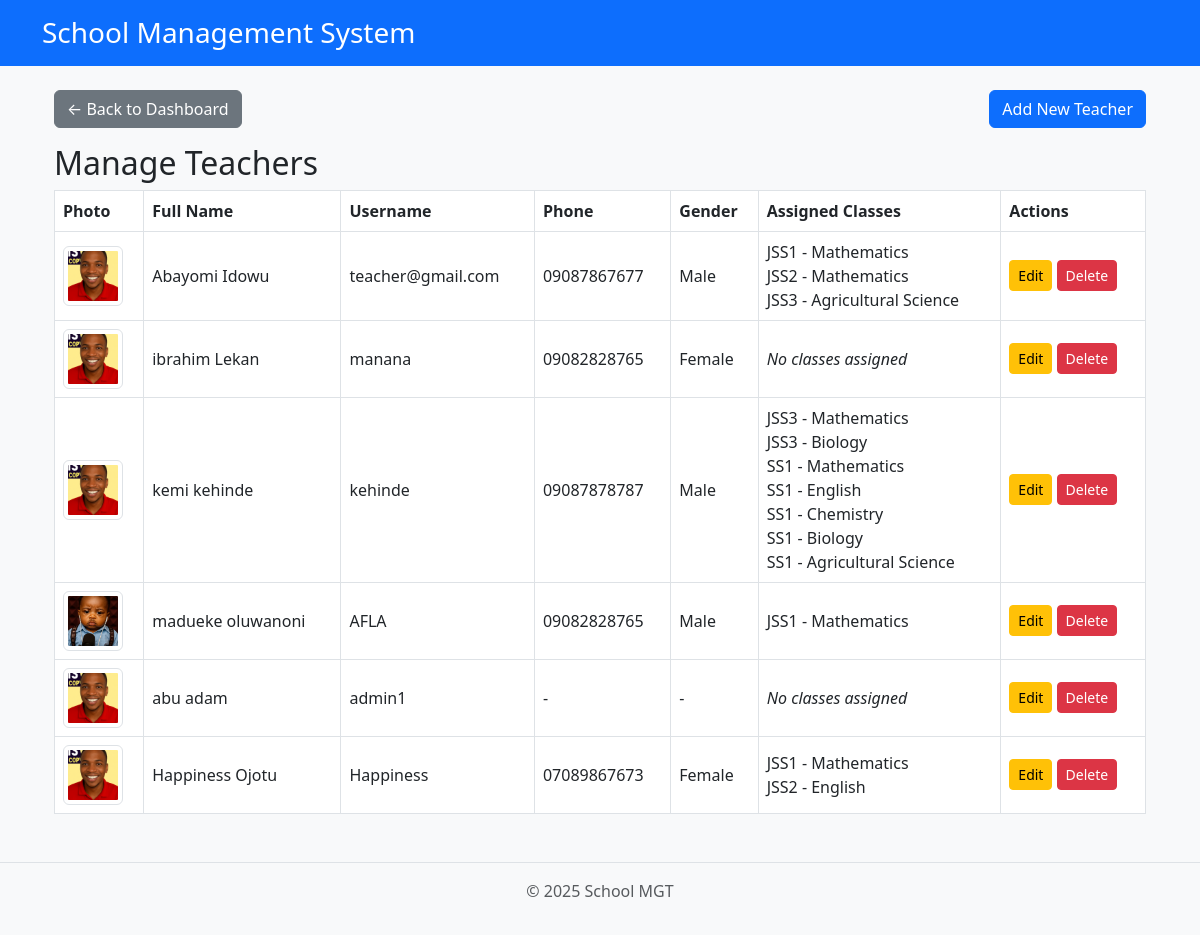
Page /admin-panel/teachers/ (signed in) on the committed database.
### core/models.py (models this page shows, shortened)
class TeacherProfile(models.Model):
    user = models.OneToOneField(User, on_delete=models.CASCADE)
    gender = models.CharField(max_length=10, blank=True, null=True)   # ✅ optional
    phone = models.CharField(max_length=20, blank=True, null=True)    # ✅ optional
    photo = models.ImageField(upload_to='teacher_photos/', blank=True, null=True)
    address = models.TextField(blank=True, null=True)
    department = models.CharField(max_length=100, blank=True, null=True)

class User(AbstractUser):
    USER_TYPE_CHOICES = (
        ('admin', 'Admin'),
        ('teacher', 'Teacher'),
        ('student', 'Student'),
        ('librarian', 'Librarian'),
    )
    user_type = models.CharField(max_length=10, choices=USER_TYPE_CHOICES)

class ClassAssignment(models.Model):
    teacher = models.ForeignKey(TeacherProfile, on_delete=models.CASCADE)
    classroom = models.ForeignKey(ClassRoom, on_delete=models.CASCADE)
    subject = models.ForeignKey(Subject, on_delete=models.CASCADE)

class ClassRoom(models.Model):
    name = models.CharField(max_length=50, unique=True)

class Subject(models.Model):
    name = models.CharField(max_length=100)

### core/views.py (the view)
# urls.py: path('admin-panel/teachers/', views.manage_teachers, name='manage_teachers'),
@login_required
def manage_teachers(request):
    if request.user.user_type != 'admin':
        return HttpResponse("Unauthorized", status=401)
    teachers = (
        TeacherProfile.objects
        .select_related("user")   # preload User
        .prefetch_related(
            Prefetch(
                'classassignment_set',
                queryset=ClassAssignment.objects.select_related('classroom', 'subject'),
                to_attr='class_assignments'
            )
        )
    )
    for teacher in teachers:
        if not hasattr(teacher, "class_assignments"):
            teacher.class_assignments = []
        if not teacher.phone:
            teacher.phone = "-"
        if not teacher.gender:
            teacher.gender = "-"
        if not teacher.user:
            from types import SimpleNamespace
            teacher.user = SimpleNamespace(username="(deleted)", get_full_name=lambda: "(No Name)")
    return render(request, 'admin/manage_teachers.html', {'teachers': teachers})

### core/templates/admin/manage_teachers.html (shortened to what this page needs)
{% extends 'base.html' %}
{% load static %}
{% block content %}
<div class="container">
    <div class="d-flex justify-content-between align-items-center mb-3">
        <a href="{% url 'admin_dashboard' %}" class="btn btn-secondary">← Back to Dashboard</a>
        <a href="{% url 'add_teacher' %}" class="btn btn-primary">Add New Teacher</a>
    </div>
    <h2>Manage Teachers</h2>
    {% if teachers %}
    <table class="table table-bordered align-middle">
        <thead>
            <tr>
                <th>Photo</th>
                <th>Full Name</th>
                <th>Username</th>
                <th>Phone</th>
                <th>Gender</th>
                <th>Assigned Classes</th>
                <th>Actions</th>
            </tr>
        </thead>
        <tbody>
            {% for teacher in teachers %}
            <tr>
                <td>
                    {% if teacher.photo %}
                        <img src="{{ teacher.photo.url }}" alt="Teacher Photo" class="img-thumbnail" style="width: 60px; height: 60px; object-fit: cover;">
                    {% else %}
                        <img src="{% static 'images/default_teacher.png' %}" alt="No Photo" class="img-thumbnail" style="width: 60px; height: 60px; object-fit: cover;">
                    {% endif %}
                </td>
                <td>{{ teacher.user.get_full_name }}</td>
                <td>{{ teacher.user.username }}</td>
                <td>{{ teacher.phone }}</td>
                <td>{{ teacher.gender }}</td>
                <td>
                    {% if teacher.class_assignments %}
                        {% for assignment in teacher.class_assignments %}
                            {{ assignment.classroom.name }} - {{ assignment.subject.name }}
                            {% if not forloop.last %}<br>{% endif %}
                        {% endfor %}
                    {% else %}
                        <em>No classes assigned</em>
                    {% endif %}
                </td>
                <td>
                    <a href="{% url 'edit_teacher' teacher.id %}" class="btn btn-sm btn-warning">Edit</a>
                    <a href="{% url 'delete_teacher' teacher.id %}" class="btn btn-sm btn-danger"
                       onclick="return confirm('Are you sure you want to delete this teacher?')">Delete</a>
                </td>
            </tr>
            {% endfor %}
        </tbody>
    </table>
    {% else %}
    <p>No teachers available.</p>
    {% endif %}
</div>
{% endblock %}

### core/templates/base.html (style rules this page uses)
body { background-color: #f8f9fa; }

### rows in the picture
TeacherProfile: user.get_full_name "Abayomi Idowu", user.username "teacher@gmail.com", phone "09087867677", gender "Male"
ClassAssignment: classroom.name "JSS1", subject.name "Mathematics"
ClassAssignment: classroom.name "JSS2", subject.name "Mathematics"
ClassAssignment: classroom.name "JSS3", subject.name "Agricultural Science"
TeacherProfile: user.get_full_name "ibrahim Lekan", user.username "manana", phone "09082828765", gender "Female", shows "No classes assigned"
TeacherProfile: user.get_full_name "kemi kehinde", user.username "kehinde", phone "09087878787", gender "Male"
ClassAssignment: classroom.name "JSS3", subject.name "Mathematics"
ClassAssignment: classroom.name "JSS3", subject.name "Biology"
ClassAssignment: classroom.name "SS1", subject.name "Mathematics"
ClassAssignment: classroom.name "SS1", subject.name "English"
ClassAssignment: classroom.name "SS1", subject.name "Chemistry"
ClassAssignment: classroom.name "SS1", subject.name "Biology"
ClassAssignment: classroom.name "SS1", subject.name "Agricultural Science"
TeacherProfile: photo (picture), user.get_full_name "madueke oluwanoni", user.username "AFLA", phone "09082828765", gender "Male"
ClassAssignment: classroom.name "JSS1", subject.name "Mathematics"
TeacherProfile: user.get_full_name "abu adam", user.username "admin1", phone "-", gender "-", shows "No classes assigned"
TeacherProfile: photo (placeholder picture), user.get_full_name "Happiness Ojotu", user.username "Happiness", phone "07089867673", gender "Female"
ClassAssignment: classroom.name "JSS1", subject.name "Mathematics"
ClassAssignment: classroom.name "JSS2", subject.name "English"
